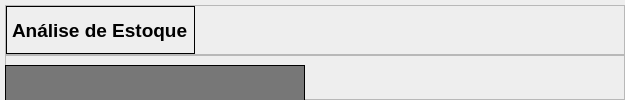
            <widget class="QWidget" name="table_view">
             <property name="styleSheet">
              <string notr="true">background-color: rgb(238, 238, 238);</string>
             </property>
             <layout class="QVBoxLayout" name="verticalLayout_11">
              <property name="spacing">
               <number>0</number>
              </property>
              <property name="leftMargin">
               <number>5</number>
              </property>
              <property name="topMargin">
               <number>5</number>
              </property>
              <property name="rightMargin">
               <number>0</number>
              </property>
              <property name="bottomMargin">
               <number>0</number>
              </property>
              <item>
               <widget class="QFrame" name="frame">
                <property name="minimumSize">
                 <size>
                  <width>0</width>
                  <height>50</height>
                 </size>
                </property>
                <property name="maximumSize">
                 <size>
                  <width>16777215</width>
                  <height>50</height>
                 </size>
                </property>
                <property name="frameShape">
                 <enum>QFrame::StyledPanel</enum>
                </property>
                <property name="frameShadow">
                 <enum>QFrame::Raised</enum>
                </property>
                <layout class="QHBoxLayout" name="horizontalLayout_4">
                 <property name="spacing">
                  <number>0</number>
                 </property>
                 <property name="leftMargin">
                  <number>0</number>
                 </property>
                 <property name="topMargin">
                  <number>0</number>
                 </property>
                 <property name="rightMargin">
                  <number>0</number>
                 </property>
                 <property name="bottomMargin">
                  <number>0</number>
                 </property>
                 <item>
                  <widget class="QLabel" name="relat_title_2">
                   <property name="minimumSize">
                    <size>
                     <width>100</width>
                     <height>0</height>
                    </size>
                   </property>
                   <property name="font">
                    <font>
                     <pointsize>14</pointsize>
                     <weight>75</weight>
                     <bold>true</bold>
                    </font>
                   </property>
                   <property name="frameShape">
                    <enum>QFrame::Box</enum>
                   </property>
                   <property name="text">
                    <string>Análise de Estoque</string>
                   </property>
                  </widget>
                 </item>
                 <item>
                  <spacer name="horizontalSpacer_12">
                   <property name="orientation">
                    <enum>Qt::Horizontal</enum>
                   </property>
                   <property name="sizeHint" stdset="0">
                    <size>
                     <width>429</width>
                     <height>20</height>
                    </size>
                   </property>
                  </spacer>
                 </item>
                </layout>
               </widget>
              </item>
              <item>
               <widget class="QFrame" name="table_base_frame">
                <property name="styleSheet">
                 <string notr="true">background-color: rgb(238, 238, 238);</string>
                </property>
                <property name="frameShape">
                 <enum>QFrame::StyledPanel</enum>
                </property>
                <property name="frameShadow">
                 <enum>QFrame::Raised</enum>
                </property>
                <widget class="QProgressBar" name="table_progressbar">
                 <property name="geometry">
                  <rect>
                   <x>110</x>
                   <y>250</y>
                   <width>100</width>
                   <height>21</height>
                  </rect>
                 </property>
                 <property name="minimumSize">
                  <size>
                   <width>100</width>
                   <height>0</height>
                  </size>
                 </property>
                 <property name="maximumSize">
                  <size>
                   <width>100</width>
                   <height>16777215</height>
                  </size>
                 </property>
                 <property name="focusPolicy">
                  <enum>Qt::WheelFocus</enum>
                 </property>
                 <property name="styleSheet">
                  <string notr="true">QProgressBar {
    border: 1px black;
    border-radius: 5px;
    background-color: rgb(255, 255, 255);  /* Set to your preferred background color */
    text-align: center;  /* Optional: if you want text centered */
}

QProgressBar::chunk {
    background-color: rgb(70, 113, 230);  /* Set to your preferred chunk color */
    width: 5px;  /* Width of the moving chunk */
    margin: 0px;  /* Space between individual chunks */
}</string>
                 </property>
                 <property name="maximum">
                  <number>0</number>
                 </property>
                 <property name="value">
                  <number>-1</number>
                 </property>
                 <property name="textVisible">
                  <bool>false</bool>
                 </property>
                 <property name="invertedAppearance">
                  <bool>false</bool>
                 </property>
                 <property name="format">
                  <string>%p%</string>
                 </property>
                </widget>
                <widget class="QPushButton" name="start_table_button">
                 <property name="geometry">
                  <rect>
                   <x>0</x>
                   <y>250</y>
                   <width>75</width>
                   <height>23</height>
                  </rect>
                 </property>
                 <property name="font">
                  <font>
                   <pointsize>10</pointsize>
                  </font>
                 </property>
                 <property name="focusPolicy">
                  <enum>Qt::WheelFocus</enum>
                 </property>
                 <property name="autoFillBackground">
                  <bool>false</bool>
                 </property>
                 <property name="styleSheet">
                  <string notr="true">QPushButton {
	background-color: rgb(70, 113, 230);
    color: rgb(255, 255, 255);
    border: none;
}
QPushButton:pressed {
    background-color: rgb(100, 100, 100);
}
</string>
                 </property>
                 <property name="text">
                  <string>Iniciar</string>
                 </property>
                 <property name="default">
                  <bool>true</bool>
                 </property>
                 <property name="flat">
                  <bool>true</bool>
                 </property>
                </widget>
                <widget class="QFrame" name="frame_11">
                 <property name="geometry">
                  <rect>
                   <x>0</x>
                   <y>10</y>
                   <width>300</width>
                   <height>100</height>
                  </rect>
                 </property>
                 <property name="minimumSize">
                  <size>
                   <width>300</width>
                   <height>100</height>
                  </size>
                 </property>
                 <property name="styleSheet">
                  <string notr="true">background-color: rgb(119, 119, 119);</string>
                 </property>
                 <property name="frameShape">
                  <enum>QFrame::Box</enum>
                 </property>
                 <property name="frameShadow">
                  <enum>QFrame::Plain</enum>
                 </property>
                 <layout class="QHBoxLayout" name="horizontalLayout_10">
                  <property name="spacing">
                   <number>3</number>
                  </property>
                  <property name="leftMargin">
                   <number>0</number>
                  </property>
                  <property name="topMargin">
                   <number>0</number>
                  </property>
                  <property name="rightMargin">
                   <number>0</number>
                  </property>
                  <property name="bottomMargin">
                   <number>0</number>
                  </property>
                  <item>
                   <widget class="QLabel" name="label_2">
                    <property name="maximumSize">
                     <size>
                      <width>50</width>
                      <height>16777215</height>
                     </size>
                    </property>
                    <property name="font">
                     <font>
                      <pointsize>10</pointsize>
                     </font>
                    </property>
                    <property name="layoutDirection">
                     <enum>Qt::LeftToRight</enum>
                    </property>
                    <property name="styleSheet">
                     <string notr="true">color: rgb(255, 255, 255);</string>
                    </property>
                    <property name="text">
                     <string>Filial:</string>
                    </property>
                    <property name="textFormat">
                     <enum>Qt::AutoText</enum>
                    </property>
                    <property name="alignment">
                     <set>Qt::AlignLeading|Qt::AlignLeft|Qt::AlignVCenter</set>
                    </property>
                   </widget>
                  </item>
                  <item>
                   <widget class="QComboBox" name="table_filial_select">
                    <property name="maximumSize">
                     <size>
                      <width>100</width>
                      <height>16777215</height>
                     </size>
                    </property>
                    <property name="font">
                     <font>
                      <pointsize>10</pointsize>
                     </font>
                    </property>
                    <property name="styleSheet">
                     <string notr="true">color: rgb(255, 255, 255);</string>
                    </property>
                    <property name="currentText">
                     <string>0101</string>
                    </property>
                    <item>
                     <property name="text">
                      <string>0101</string>
                     </property>
                    </item>
                    <item>
                     <property name="text">
                      <string>0103</string>
                     </property>
                    </item>
                    <item>
                     <property name="text">
                      <string>0104</string>
                     </property>
                    </item>
                    <item>
                     <property name="text">
                      <string>0105</string>
                     </property>
                    </item>
                   </widget>
                  </item>
                  <item>
                   <spacer name="horizontalSpacer_2">
                    <property name="orientation">
                     <enum>Qt::Horizontal</enum>
                    </property>
                    <property name="sizeType">
                     <enum>QSizePolicy::Expanding</enum>
                    </property>
                    <property name="sizeHint" stdset="0">
                     <size>
                      <width>40</width>
                      <height>20</height>
                     </size>
                    </property>
                   </spacer>
                  </item>
                 </layout>
                </widget>
                <widget class="QFrame" name="frame_12">
                 <property name="geometry">
                  <rect>
                   <x>0</x>
                   <y>120</y>
                   <width>300</width>
                   <height>100</height>
                  </rect>
                 </property>
                 <property name="minimumSize">
                  <size>
                   <width>300</width>
                   <height>100</height>
                  </size>
                 </property>
                 <property name="styleSheet">
                  <string notr="true">background-color: rgb(119, 119, 119);</string>
                 </property>
                 <property name="frameShape">
                  <enum>QFrame::Box</enum>
                 </property>
                 <property name="frameShadow">
                  <enum>QFrame::Plain</enum>
                 </property>
                 <layout class="QHBoxLayout" name="horizontalLayout_11">
                  <property name="spacing">
                   <number>3</number>
                  </property>
                  <property name="leftMargin">
                   <number>0</number>
                  </property>
                  <property name="topMargin">
                   <number>0</number>
                  </property>
                  <property name="rightMargin">
                   <number>0</number>
                  </property>
                  <property name="bottomMargin">
                   <number>0</number>
                  </property>
                  <item>
                   <widget class="QLabel" name="table_periodo_lable">
                    <property name="font">
                     <font>
                      <pointsize>10</pointsize>
                     </font>
                    </property>
                    <property name="layoutDirection">
                     <enum>Qt::LeftToRight</enum>
                    </property>
                    <property name="styleSheet">
                     <string notr="true">color: rgb(255, 255, 255);</string>
                    </property>
                    <property name="text">
                     <string>Período:</string>
                    </property>
                    <property name="textFormat">
                     <enum>Qt::AutoText</enum>
                    </property>
                    <property name="alignment">
                     <set>Qt::AlignLeading|Qt::AlignLeft|Qt::AlignVCenter</set>
                    </property>
                   </widget>
                  </item>
                  <item>
                   <widget class="QComboBox" name="table_periodo_select">
                    <property name="font">
                     <font>
                      <pointsize>10</pointsize>
                     </font>
                    </property>
                    <property name="styleSheet">
                     <string notr="true">color: rgb(255, 255, 255);</string>
                    </property>
                    <property name="currentText">
                     <string>6 meses</string>
                    </property>
                    <item>
                     <property name="text">
                      <string>6 meses</string>
                     </property>
                    </item>
                    <item>
                     <property name="text">
                      <string>3 meses</string>
                     </property>
                    </item>
                    <item>
                     <property name="text">
                      <string>12 meses</string>
                     </property>
                    </item>
                    <item>
                     <property name="text">
                      <string>24 meses</string>
                     </property>
                    </item>
                   </widget>
                  </item>
                  <item>
                   <spacer name="horizontalSpacer_8">
                    <property name="orientation">
                     <enum>Qt::Horizontal</enum>
                    </property>
                    <property name="sizeType">
                     <enum>QSizePolicy::Expanding</enum>
                    </property>
                    <property name="sizeHint" stdset="0">
                     <size>
                      <width>40</width>
                      <height>20</height>
                     </size>
                    </property>
                   </spacer>
                  </item>
                 </layout>
                </widget>
               </widget>
              </item>
             </layout>
            </widget>
